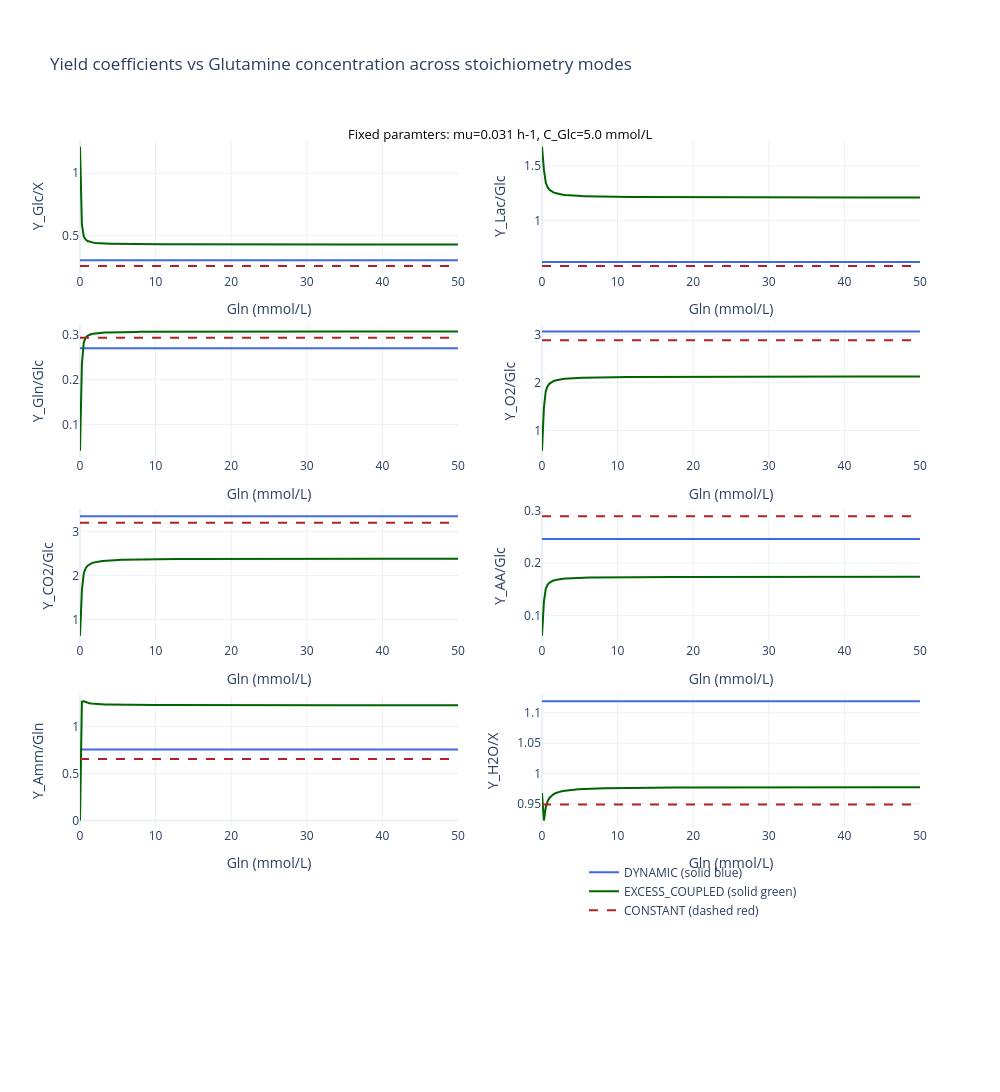

This figure's notebook cell:
### Code cell
yield_labels = [
    "Y_Glc/X", "Y_Lac/Glc", "Y_Gln/Glc", "Y_O2/Glc", "Y_CO2/Glc",
    "Y_AA/Glc", "Y_Amm/Gln", "Y_H2O/X",
]

# EXCESS_COUPLED mode yield curve (mu + substrate-dependent catabolic yields)
Gln_range = np.linspace(0, 50, 200) # mmol/L
Glc_fixed = 5.0 # mmol/L
mu_fixed = mu_max * 0.8
yields_exc_matrix = np.array([
    model_exc.calculate_yields(
        mu_fixed,
        cat_yields=kin_exc.calculate_cat_yields_from_excess(mu_fixed, Glc_fixed, Gln),
    )
    for Gln in Gln_range
])

# CONSTANT baseline for comparison
const_yields = model_const.yields
# DYNAMIC mode yield curve (mu-dependent only, so constant across Glc range)
dynamic_yields = model_dyn.calculate_yields(mu_fixed)

fig = make_subplots(
    rows=5, cols=2,
    shared_xaxes=False,
)

positions = [(1,1),(1,2),(2,1),(2,2),(3,1),(3,2),(4,1),(4,2)]

for i, (label, (row, col)) in enumerate(zip(yield_labels, positions)):
    fig.add_trace(go.Scatter(
        x=Gln_range, y=np.full_like(Gln_range, dynamic_yields[i]),
        mode='lines', name="DYNAMIC (solid blue)",
        line=dict(color='royalblue', width=2),
        showlegend=(i == 0),
    ), row=row, col=col)

    fig.add_trace(go.Scatter(
        x=Gln_range, y=yields_exc_matrix[:, i],
        mode='lines', name="EXCESS_COUPLED (solid green)",
        line=dict(color='darkgreen', width=2),
        showlegend=(i == 0),
    ), row=row, col=col)

    fig.add_trace(go.Scatter(
        x=Gln_range, y=np.full_like(Gln_range, const_yields[i]),
        mode='lines', name="CONSTANT (dashed red)",
        line=dict(color='firebrick', width=2, dash='dash'),
        showlegend=(i == 0),
    ), row=row, col=col)

    fig.update_yaxes(title_text=label, row=row, col=col)

fig.update_xaxes(title_text="Gln (mmol/L)")
fig.update_layout(
    title_text="Yield coefficients vs Glutamine concentration across stoichiometry modes",
    height=1900,
    width=1000,
    template="plotly_white",
    legend=dict(orientation='v', yanchor='bottom', y=0.1, xanchor='left', x=0.6),
    margin=dict(t=140),
    annotations=list(fig.layout.annotations) + [
        dict(
            text=f"Fixed paramters: mu={mu_fixed:.3f} h-1, C_Glc={Glc_fixed:.1f} mmol/L",
            x=0.5, y=1.02, xref='paper', yref='paper',
            showarrow=False, font=dict(size=13, color='black')
        )
    ],
)
fig.show()

### Figure 1 — Plotly figure (JSON) as saved in the notebook; plotly's stock layout.template omitted (floating-point values rounded to 4 significant figures; data arrays with more than 128 entries replaced by an {"elided": "..."} marker saying what was removed)
{"data": [{"line": {"color": "royalblue", "width": 2}, "mode": "lines", "name": "DYNAMIC (solid blue)", "showlegend": true, "type": "scatter", "x": {"elided": "200 float values"}, "xaxis": "x", "y": {"elided": "200 float values"}, "yaxis": "y"}, {"line": {"color": "darkgreen", "width": 2}, "mode": "lines", "name": "EXCESS_COUPLED (solid green)", "showlegend": true, "type": "scatter", "x": {"elided": "200 float values"}, "xaxis": "x", "y": {"elided": "200 float values"}, "yaxis": "y"}, {"line": {"color": "firebrick", "dash": "dash", "width": 2}, "mode": "lines", "name": "CONSTANT (dashed red)", "showlegend": true, "type": "scatter", "x": {"elided": "200 float values"}, "xaxis": "x", "y": {"elided": "200 float values"}, "yaxis": "y"}, {"line": {"color": "royalblue", "width": 2}, "mode": "lines", "name": "DYNAMIC (solid blue)", "showlegend": false, "type": "scatter", "x": {"elided": "200 float values"}, "xaxis": "x2", "y": {"elided": "200 float values"}, "yaxis": "y2"}, {"line": {"color": "darkgreen", "width": 2}, "mode": "lines", "name": "EXCESS_COUPLED (solid green)", "showlegend": false, "type": "scatter", "x": {"elided": "200 float values"}, "xaxis": "x2", "y": {"elided": "200 float values"}, "yaxis": "y2"}, {"line": {"color": "firebrick", "dash": "dash", "width": 2}, "mode": "lines", "name": "CONSTANT (dashed red)", "showlegend": false, "type": "scatter", "x": {"elided": "200 float values"}, "xaxis": "x2", "y": {"elided": "200 float values"}, "yaxis": "y2"}, {"line": {"color": "royalblue", "width": 2}, "mode": "lines", "name": "DYNAMIC (solid blue)", "showlegend": false, "type": "scatter", "x": {"elided": "200 float values"}, "xaxis": "x3", "y": {"elided": "200 float values"}, "yaxis": "y3"}, {"line": {"color": "darkgreen", "width": 2}, "mode": "lines", "name": "EXCESS_COUPLED (solid green)", "showlegend": false, "type": "scatter", "x": {"elided": "200 float values"}, "xaxis": "x3", "y": {"elided": "200 float values"}, "yaxis": "y3"}, {"line": {"color": "firebrick", "dash": "dash", "width": 2}, "mode": "lines", "name": "CONSTANT (dashed red)", "showlegend": false, "type": "scatter", "x": {"elided": "200 float values"}, "xaxis": "x3", "y": {"elided": "200 float values"}, "yaxis": "y3"}, {"line": {"color": "royalblue", "width": 2}, "mode": "lines", "name": "DYNAMIC (solid blue)", "showlegend": false, "type": "scatter", "x": {"elided": "200 float values"}, "xaxis": "x4", "y": {"elided": "200 float values"}, "yaxis": "y4"}, {"line": {"color": "darkgreen", "width": 2}, "mode": "lines", "name": "EXCESS_COUPLED (solid green)", "showlegend": false, "type": "scatter", "x": {"elided": "200 float values"}, "xaxis": "x4", "y": {"elided": "200 float values"}, "yaxis": "y4"}, {"line": {"color": "firebrick", "dash": "dash", "width": 2}, "mode": "lines", "name": "CONSTANT (dashed red)", "showlegend": false, "type": "scatter", "x": {"elided": "200 float values"}, "xaxis": "x4", "y": {"elided": "200 float values"}, "yaxis": "y4"}, {"line": {"color": "royalblue", "width": 2}, "mode": "lines", "name": "DYNAMIC (solid blue)", "showlegend": false, "type": "scatter", "x": {"elided": "200 float values"}, "xaxis": "x5", "y": {"elided": "200 float values"}, "yaxis": "y5"}, {"line": {"color": "darkgreen", "width": 2}, "mode": "lines", "name": "EXCESS_COUPLED (solid green)", "showlegend": false, "type": "scatter", "x": {"elided": "200 float values"}, "xaxis": "x5", "y": {"elided": "200 float values"}, "yaxis": "y5"}, {"line": {"color": "firebrick", "dash": "dash", "width": 2}, "mode": "lines", "name": "CONSTANT (dashed red)", "showlegend": false, "type": "scatter", "x": {"elided": "200 float values"}, "xaxis": "x5", "y": {"elided": "200 float values"}, "yaxis": "y5"}, {"line": {"color": "royalblue", "width": 2}, "mode": "lines", "name": "DYNAMIC (solid blue)", "showlegend": false, "type": "scatter", "x": {"elided": "200 float values"}, "xaxis": "x6", "y": {"elided": "200 float values"}, "yaxis": "y6"}, {"line": {"color": "darkgreen", "width": 2}, "mode": "lines", "name": "EXCESS_COUPLED (solid green)", "showlegend": false, "type": "scatter", "x": {"elided": "200 float values"}, "xaxis": "x6", "y": {"elided": "200 float values"}, "yaxis": "y6"}, {"line": {"color": "firebrick", "dash": "dash", "width": 2}, "mode": "lines", "name": "CONSTANT (dashed red)", "showlegend": false, "type": "scatter", "x": {"elided": "200 float values"}, "xaxis": "x6", "y": {"elided": "200 float values"}, "yaxis": "y6"}, {"line": {"color": "royalblue", "width": 2}, "mode": "lines", "name": "DYNAMIC (solid blue)", "showlegend": false, "type": "scatter", "x": {"elided": "200 float values"}, "xaxis": "x7", "y": {"elided": "200 float values"}, "yaxis": "y7"}, {"line": {"color": "darkgreen", "width": 2}, "mode": "lines", "name": "EXCESS_COUPLED (solid green)", "showlegend": false, "type": "scatter", "x": {"elided": "200 float values"}, "xaxis": "x7", "y": {"elided": "200 float values"}, "yaxis": "y7"}, {"line": {"color": "firebrick", "dash": "dash", "width": 2}, "mode": "lines", "name": "CONSTANT (dashed red)", "showlegend": false, "type": "scatter", "x": {"elided": "200 float values"}, "xaxis": "x7", "y": {"elided": "200 float values"}, "yaxis": "y7"}, {"line": {"color": "royalblue", "width": 2}, "mode": "lines", "name": "DYNAMIC (solid blue)", "showlegend": false, "type": "scatter", "x": {"elided": "200 float values"}, "xaxis": "x8", "y": {"elided": "200 float values"}, "yaxis": "y8"}, {"line": {"color": "darkgreen", "width": 2}, "mode": "lines", "name": "EXCESS_COUPLED (solid green)", "showlegend": false, "type": "scatter", "x": {"elided": "200 float values"}, "xaxis": "x8", "y": {"elided": "200 float values"}, "yaxis": "y8"}, {"line": {"color": "firebrick", "dash": "dash", "width": 2}, "mode": "lines", "name": "CONSTANT (dashed red)", "showlegend": false, "type": "scatter", "x": {"elided": "200 float values"}, "xaxis": "x8", "y": {"elided": "200 float values"}, "yaxis": "y8"}], "layout": {"annotations": [{"font": {"color": "black", "size": 13}, "showarrow": false, "text": "Fixed paramters: mu=0.031 h-1, C_Glc=5.0 mmol/L", "x": 0.5, "xref": "paper", "y": 1.02, "yref": "paper"}], "height": 1900, "legend": {"orientation": "v", "x": 0.6, "xanchor": "left", "y": 0.1, "yanchor": "bottom"}, "margin": {"t": 140}, "title": {"text": "Yield coefficients vs Glutamine concentration across stoichiometry modes"}, "width": 1000, "xaxis": {"anchor": "y", "domain": [0, 0.45], "title": {"text": "Gln (mmol/L)"}}, "xaxis10": {"anchor": "y10", "domain": [0.55, 1], "title": {"text": "Gln (mmol/L)"}}, "xaxis2": {"anchor": "y2", "domain": [0.55, 1], "title": {"text": "Gln (mmol/L)"}}, "xaxis3": {"anchor": "y3", "domain": [0, 0.45], "title": {"text": "Gln (mmol/L)"}}, "xaxis4": {"anchor": "y4", "domain": [0.55, 1], "title": {"text": "Gln (mmol/L)"}}, "xaxis5": {"anchor": "y5", "domain": [0, 0.45], "title": {"text": "Gln (mmol/L)"}}, "xaxis6": {"anchor": "y6", "domain": [0.55, 1], "title": {"text": "Gln (mmol/L)"}}, "xaxis7": {"anchor": "y7", "domain": [0, 0.45], "title": {"text": "Gln (mmol/L)"}}, "xaxis8": {"anchor": "y8", "domain": [0.55, 1], "title": {"text": "Gln (mmol/L)"}}, "xaxis9": {"anchor": "y9", "domain": [0, 0.45], "title": {"text": "Gln (mmol/L)"}}, "yaxis": {"anchor": "x", "domain": [0.848, 1], "title": {"text": "Y_Glc/X"}}, "yaxis10": {"anchor": "x10", "domain": [0, 0.152]}, "yaxis2": {"anchor": "x2", "domain": [0.848, 1], "title": {"text": "Y_Lac/Glc"}}, "yaxis3": {"anchor": "x3", "domain": [0.636, 0.788], "title": {"text": "Y_Gln/Glc"}}, "yaxis4": {"anchor": "x4", "domain": [0.636, 0.788], "title": {"text": "Y_O2/Glc"}}, "yaxis5": {"anchor": "x5", "domain": [0.424, 0.576], "title": {"text": "Y_CO2/Glc"}}, "yaxis6": {"anchor": "x6", "domain": [0.424, 0.576], "title": {"text": "Y_AA/Glc"}}, "yaxis7": {"anchor": "x7", "domain": [0.212, 0.364], "title": {"text": "Y_Amm/Gln"}}, "yaxis8": {"anchor": "x8", "domain": [0.212, 0.364], "title": {"text": "Y_H2O/X"}}, "yaxis9": {"anchor": "x9", "domain": [0, 0.152]}}}
